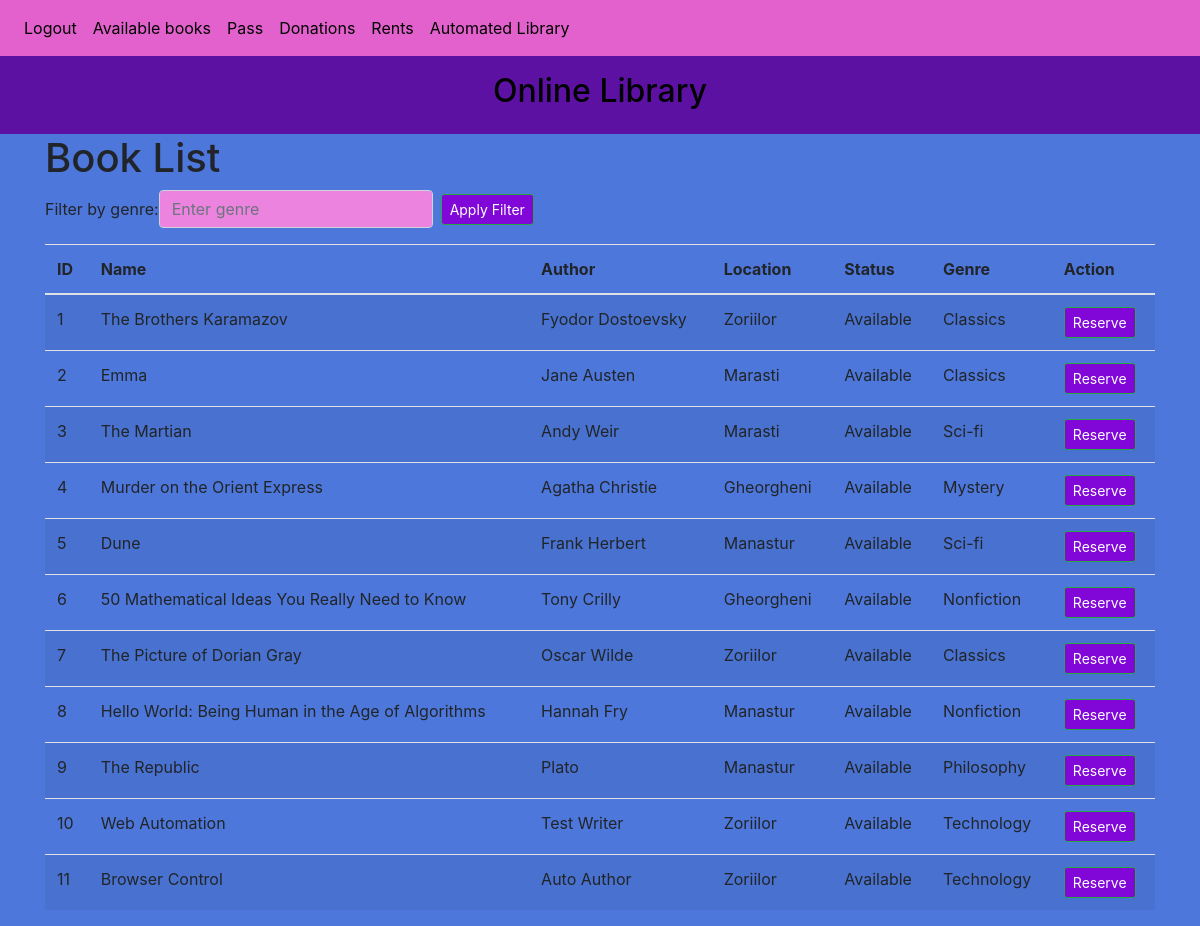
/book_list (signed in), run on the app's committed database.
### website/models.py (models this page shows)
class Book(db.Model):
    id=db.Column(db.Integer,primary_key=True)
    author=db.Column(db.String(150))
    name=db.Column(db.String(150))
    location=db.Column(db.String(150))
    status=db.Column(db.String(150))
    genre=db.Column(db.String(150))

### website/auth.py (the view, shortened to what this page needs)
@auth.route('/book_list', methods=['GET', 'POST'])
@login_required
def book_list():
    genre = request.args.get('genre')
    if genre:
        books = Book.query.filter(Book.genre.ilike(f'%{genre}%')).all()
    else:
        books = Book.query.all()
    return render_template("book_list.html", user=current_user, books=books, genre=genre)

### website/__init__.py (called while the page is built)
def create_app():
    app = Flask(__name__)
    app.config['SECRET_KEY'] = 'hjshjhdjah kjshkjdhjs'
    app.config['SQLALCHEMY_DATABASE_URI'] = f'sqlite:///{DB_NAME}'
    db.init_app(app)
    migrate.init_app(app,db,render_as_batch=True)
    from .views import views
    from .auth import auth
    app.register_blueprint(views, url_prefix='/')
    app.register_blueprint(auth, url_prefix='/')
    from .models import User, Note
    with app.app_context():
        db.create_all()
    login_manager = LoginManager()
    login_manager.login_view = 'auth.login'
    login_manager.init_app(app)
    @login_manager.user_loader
    def load_user(id):
        return User.query.get(int(id))
    return app

### website/templates/book_list.html (shortened to what this page needs)
{% extends "base.html" %}
{% block content %}
  <h1>Book List</h1>
  <form method="GET" action="{{ url_for('auth.book_list') }}" class="form-inline mb-3">
    <div class="form-group mr-2">
      <label for="genre">Filter by genre:</label>
      <input type="text" class="form-control" id="genre" name="genre" placeholder="Enter genre" style="background-color: #ec83df; color: purple;::placeholder{color: purple;}">
    </div>
    <button type="submit" class="btn btn-success btn-sm" style="background-color: #8007d7;">Apply Filter</button>
  </form>
  <table class="table table-striped">
    <thead>
      <tr>
        <th>ID</th>
        <th>Name</th>
        <th>Author</th>
        <th>Location</th>
        <th>Status</th>
        <th>Genre</th>
        <th>Action</th>
      </tr>
    </thead>
    <tbody>
      {% for book in books %}
        {% if genre is none or genre.lower() in book.genre.lower() %}
          <tr>
            <td>{{ book.id }}</td>
            <td>{{ book.name }}</td>
            <td>{{ book.author }}</td>
            <td>{{ book.location }}</td>
            <td>{{ book.status }}</td>
            <td>{{ book.genre }}</td>
            <td>
              <form method="POST" style="display: inline;">
                <button type="submit" class="btn btn-success btn-sm" style="background-color: #8007d7;">Reserve</button>
              </form>
            </td>
          </tr>
        {% endif %}
      {% endfor %}
    </tbody>
  </table>
{% endblock %}

### data on the page
Book: id "1", name "The Brothers Karamazov", author "Fyodor Dostoevsky", location "Zoriilor", status "Available", genre "Classics"
Book: id "2", name "Emma", author "Jane Austen", location "Marasti", status "Available", genre "Classics"
Book: id "3", name "The Martian", author "Andy Weir", location "Marasti", status "Available", genre "Sci-fi"
Book: id "4", name "Murder on the Orient Express", author "Agatha Christie", location "Gheorgheni", status "Available", genre "Mystery"
Book: id "5", name "Dune", author "Frank Herbert", location "Manastur", status "Available", genre "Sci-fi"
Book: id "6", name "50 Mathematical Ideas You Really Need to Know", author "Tony Crilly", location "Gheorgheni", status "Available", genre "Nonfiction"
Book: id "7", name "The Picture of Dorian Gray", author "Oscar Wilde", location "Zoriilor", status "Available", genre "Classics"
Book: id "8", name "Hello World: Being Human in the Age of Algorithms", author "Hannah Fry", location "Manastur", status "Available", genre "Nonfiction"
Book: id "9", name "The Republic", author "Plato", location "Manastur", status "Available", genre "Philosophy"
Book: id "10", name "Web Automation", author "Test Writer", location "Zoriilor", status "Available", genre "Technology"
Book: id "11", name "Browser Control", author "Auto Author", location "Zoriilor", status "Available", genre "Technology"
